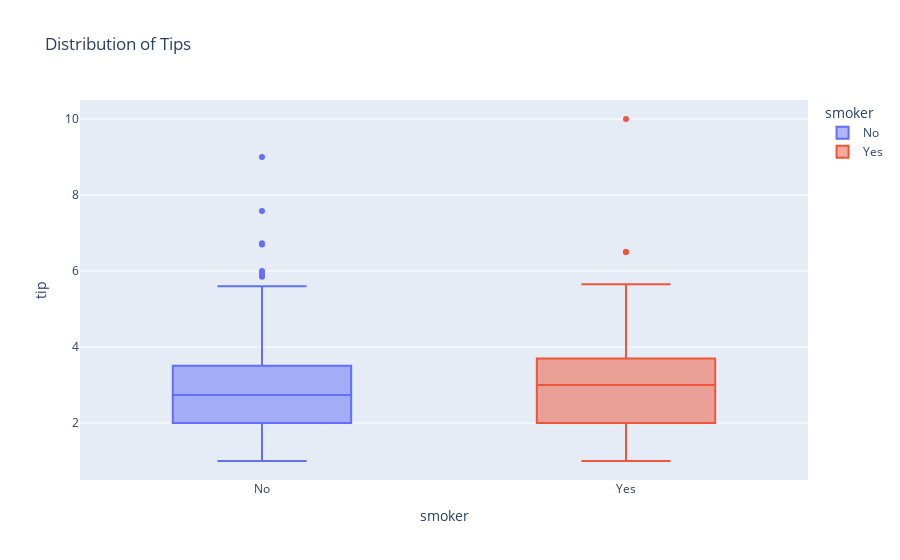

Notebook source saved alongside this figure:
### Markdown cell above
# **Boxplot**

A boxplot gives a nice summary of one or several numeric variables. The line that divides the box into 2 parts represents the median of the data

### Code cell
fig = px.box(
    data_frame = df,
    x = 'smoker',
    y = 'tip',
    color = 'smoker',
    title = 'Distribution of Tips'
)

fig.show()

### Figure 1 — Plotly figure (JSON) as saved in the notebook; plotly's stock layout.template omitted (floating-point values rounded to 4 significant figures; data arrays with more than 128 entries replaced by an {"elided": "..."} marker saying what was removed)
{"data": [{"alignmentgroup": "True", "hovertemplate": "smoker=%{x}<br>tip=%{y}<extra></extra>", "legendgroup": "No", "marker": {"color": "#636efa"}, "name": "No", "notched": false, "offsetgroup": "No", "orientation": "v", "showlegend": true, "type": "box", "x": {"elided": "151 str values"}, "x0": " ", "xaxis": "x", "y": {"elided": "151 float values"}, "y0": " ", "yaxis": "y"}, {"alignmentgroup": "True", "hovertemplate": "smoker=%{x}<br>tip=%{y}<extra></extra>", "legendgroup": "Yes", "marker": {"color": "#EF553B"}, "name": "Yes", "notched": false, "offsetgroup": "Yes", "orientation": "v", "showlegend": true, "type": "box", "x": ["Yes", "Yes", "Yes", "Yes", "Yes", "Yes", "Yes", "Yes", "Yes", "Yes", "Yes", "Yes", "Yes", "Yes", "Yes", "Yes", "Yes", "Yes", "Yes", "Yes", "Yes", "Yes", "Yes", "Yes", "Yes", "Yes", "Yes", "Yes", "Yes", "Yes", "Yes", "Yes", "Yes", "Yes", "Yes", "Yes", "Yes", "Yes", "Yes", "Yes", "Yes", "Yes", "Yes", "Yes", "Yes", "Yes", "Yes", "Yes", "Yes", "Yes", "Yes", "Yes", "Yes", "Yes", "Yes", "Yes", "Yes", "Yes", "Yes", "Yes", "Yes", "Yes", "Yes", "Yes", "Yes", "Yes", "Yes", "Yes", "Yes", "Yes", "Yes", "Yes", "Yes", "Yes", "Yes", "Yes", "Yes", "Yes", "Yes", "Yes", "Yes", "Yes", "Yes", "Yes", "Yes", "Yes", "Yes", "Yes", "Yes", "Yes", "Yes", "Yes", "Yes"], "x0": " ", "xaxis": "x", "y": [3, 1.76, 3.21, 2, 1.98, 3.76, 1, 2.09, 3.14, 5, 3.08, 3, 5, 3, 1, 4.3, 4.73, 4, 1.5, 3, 2.5, 3, 2.5, 3.48, 1.64, 4.06, 4.29, 4, 2, 3, 1.61, 2, 10, 3.16, 5.15, 3.18, 4, 3.11, 2, 2, 4, 3.55, 3.68, 5.65, 3.5, 6.5, 3, 3.5, 2, 3.5, 4, 1.5, 4.19, 2.56, 2.02, 4, 2, 5, 2, 2, 4, 2.01, 2, 2.5, 4, 3.23, 3.41, 3, 2.03, 2.23, 2, 5.16, 2.5, 6.5, 1.1, 3, 1.5, 1.44, 3.09, 2.2, 3.48, 1.92, 1.58, 2.5, 2, 2.88, 2, 3, 3, 1, 1.17, 2, 2], "y0": " ", "yaxis": "y"}], "layout": {"autosize": true, "boxmode": "overlay", "legend": {"title": {"text": "smoker"}, "tracegroupgap": 0}, "title": {"text": "Distribution of Tips"}, "xaxis": {"anchor": "y", "autorange": true, "categoryarray": ["No", "Yes"], "categoryorder": "array", "domain": [0, 1], "range": [-0.5, 1.5], "title": {"text": "smoker"}, "type": "category"}, "yaxis": {"anchor": "x", "autorange": true, "domain": [0, 1], "range": [0.5, 10.5], "title": {"text": "tip"}, "type": "linear"}}}
